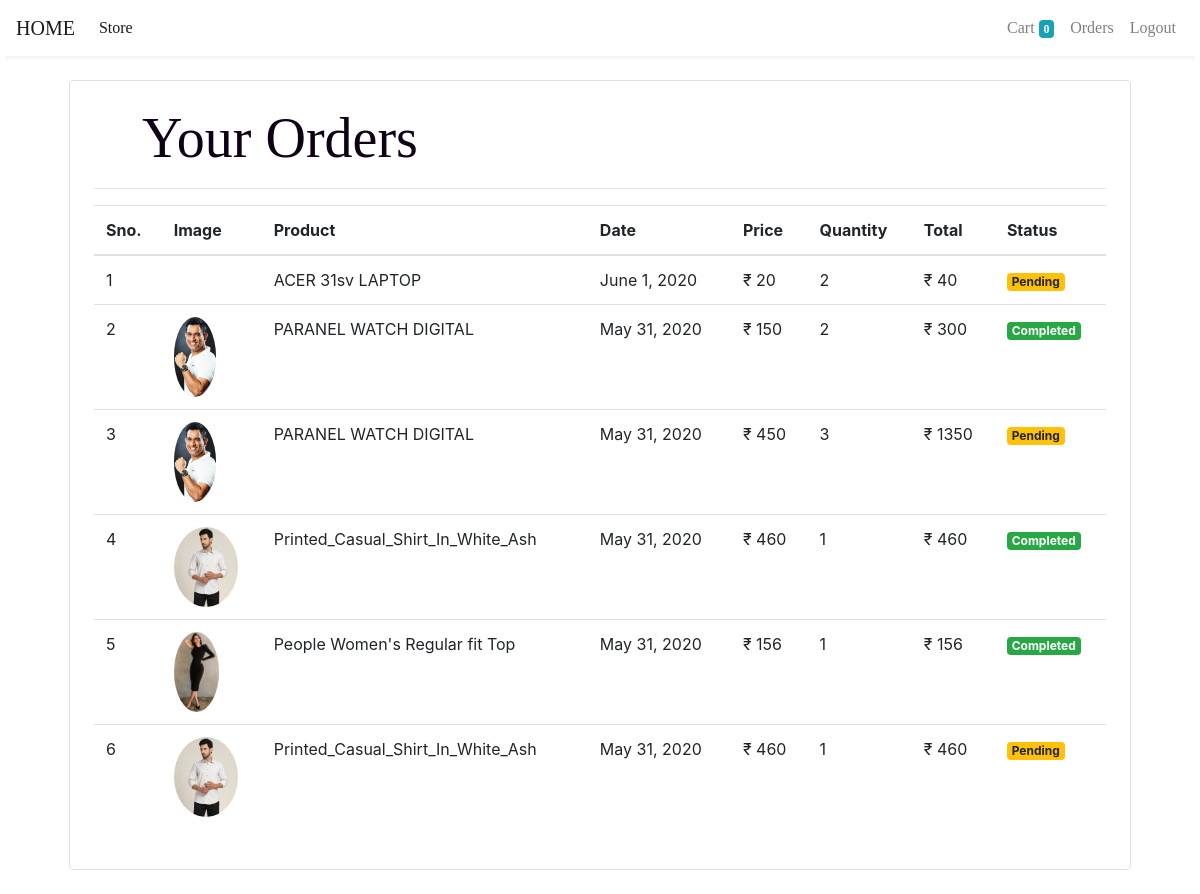
Screenshot of /orders (signed in) with the database file from the repository.
### store/models/orders.py (models this page shows, shortened)
class Order(models.Model):
    product = models.ForeignKey(Product,
                                on_delete=models.CASCADE)
    customer = models.ForeignKey(Customer,
                                on_delete=models.CASCADE)
    quantity = models.IntegerField(default=1)
    price = models.IntegerField()
    address = models.CharField(max_length=50, default='', blank=True)
    phone = models.CharField(max_length=50, default='', blank=True)
    date = models.DateField(default=datetime.datetime.today)
    status = models.BooleanField(default=False)
    @staticmethod
    def get_orders_by_customer(customer_id):
        return Order.objects.filter(customer=customer_id).order_by('-date')

### store/models/product.py (models this page shows, shortened)
class Product(models.Model):
    name = models.CharField(max_length=50)
    price = models.IntegerField(default=0)
    category = models.ForeignKey(Category, on_delete=models.CASCADE, default=1)
    description = models.CharField(max_length=200, default='' , null=True , blank=True)
    image = models.ImageField(upload_to='uploads/products/')

### store/middlewares/auth.py (the view)
    def middleware(request):
        print(request.session.get('customer'))
        returnUrl = request.META['PATH_INFO']
        print(request.META['PATH_INFO'])
        if not request.session.get('customer'):
           return redirect(f'login?return_url={returnUrl}')
        response = get_response(request)
        return response

### store/templatetags/custom_filter.py (called while the page is built)
@register.filter(name='currency')
def currency(number):
    return "₹ "+str(number)

@register.filter(name='multiply')
def multiply(number , number1):
    return number * number1

### store/views/orders.py (called while the page is built)
    def get(self , request ):
        customer = request.session.get('customer')
        orders = Order.get_orders_by_customer(customer)
        print(orders)
        return render(request , 'orders.html'  , {'orders' : orders})

### store/templates/orders.html
{% extends 'base.html' %}
{% block content %}
{% load cart %}
{% load custom_filter %}
<div class="container">
   <div class="border rounded p-4 m-4">
        <p class="display-4 pl-4 ml-4">Your Orders</p>
        <hr>
        <table class="table">
            <thead>
                <tr>
                    <th>Sno.</th>
                    <th>Image</th>
                    <th>Product</th>
                    <th>Date</th>
                    <th>Price</th>
                    <th>Quantity</th>
                    <th>Total</th>
                    <th>Status</th>
                </tr>
            </thead>
            <tbody>
                {% for order in orders %}
                <tr>
                    <td>{{forloop.counter}}</td>
                    <td><img style="height: 80px;" class="rounded-circle" src="{{order.product.image.url}}" alt=""></td>
                    <td>{{order.product.name}}</td>
                    <td>{{order.date}}</td>
                    <td>{{order.price|currency}}</td>
                    <td>{{order.quantity}}</td>
                    <td>{{order.quantity|multiply:order.price|currency}}</td>
                    {% if order.status %}
                    <td><small class="badge badge-success">Completed</small></td>
                    {%else%}
                    <td><small class="badge badge-warning">Pending</small></td>
                    {% endif %}
                </tr>
                {% endfor %}
            </tbody>
        </table>
   </div>
</div>
{% endblock %}

### store/templates/base.html (shortened to what this page needs)
{% load static %}
<!DOCTYPE html>
<html lang="en">
<head>
  <link rel="stylesheet" href="https://maxcdn.bootstrapcdn.com/bootstrap/4.0.0/css/bootstrap.min.css"
>
    <link rel="stylesheet" href="https://cdnjs.cloudflare.com/ajax/libs/animate.css/3.7.0/animate.min.css ">
</head>
<body>
  <nav class="one-edge-shadow
  sticky-top navbar
  navbar-expand-lg
  navbar-light bg-white">
    <a class="navbar-brand" href="/">HOME</a>
    <div class="collapse navbar-collapse" id="navbarSupportedContent">
      <ul class="navbar-nav mr-auto">
        <li class="nav-item active">
          <a class="nav-link" href="/store">Store <span class="sr-only">(current)</span></a>
        </li>
      </ul>
      <ul class=" navbar-nav my-2 my-lg-0">
        <li class="nav-item ">
          <a class="nav-link" href="/cart">Cart
            <span class="badge badge-info">{{request.session.cart.keys|length}}</span>
            <span class="sr-only">(current)</span></a>
        </li>
        {% if request.session.customer %}
        <li class="nav-item ">
          <a class="nav-link" href="/orders">Orders<span class="sr-only">(current)</span></a>
        </li>
        <li class="nav-item ">
          <a class="nav-link" href="/logout">Logout<span class="sr-only">(current)</span></a>
        </li>
        {% endif %}
      </ul>
    </div>
  </nav>
    {% block content %}{% endblock %}
</body>
</html>

### store/templates/base.html (style rules this page uses)
a { color: #ffffff; }
p { font-family: Cadiz, Arial, sans-serif; color: #dedddc; line-height: 1.6; }
h1,h2,p,a { font-family: MillerDisplay, Times New Roman, sans-serif; font-weight: 300; line-height: 1.2; color: #0f0216; }
h1,h2,h3,h4,h5,h6,p,a { font-family: hhh; }
nav { background-color: white; }
.one-edge-shadow { box-shadow: 0 8px 2px -5px rgb(246, 245, 245); }

### rows the page displays
Order: product.name "ACER 31sv LAPTOP", date "June 1, 2020", price "₹ 20", quantity "2", quantity|multiply "₹ 40", status "Pending"
Order: product.image (picture), product.name "PARANEL WATCH DIGITAL", date "May 31, 2020", price "₹ 150", quantity "2", quantity|multiply "₹ 300", status "Completed"
Order: product.image (picture), product.name "PARANEL WATCH DIGITAL", date "May 31, 2020", price "₹ 450", quantity "3", quantity|multiply "₹ 1350", status "Pending"
Order: product.image (picture), product.name "Printed_Casual_Shirt_In_White_Ash", date "May 31, 2020", price "₹ 460", quantity "1", quantity|multiply "₹ 460", status "Completed"
Order: product.image (picture), product.name "People Women's Regular fit Top", date "May 31, 2020", price "₹ 156", quantity "1", quantity|multiply "₹ 156", status "Completed"
Order: product.image (picture), product.name "Printed_Casual_Shirt_In_White_Ash", date "May 31, 2020", price "₹ 460", quantity "1", quantity|multiply "₹ 460", status "Pending"

### other values shown
{{ request.session.cart.keys|length }} "0"
